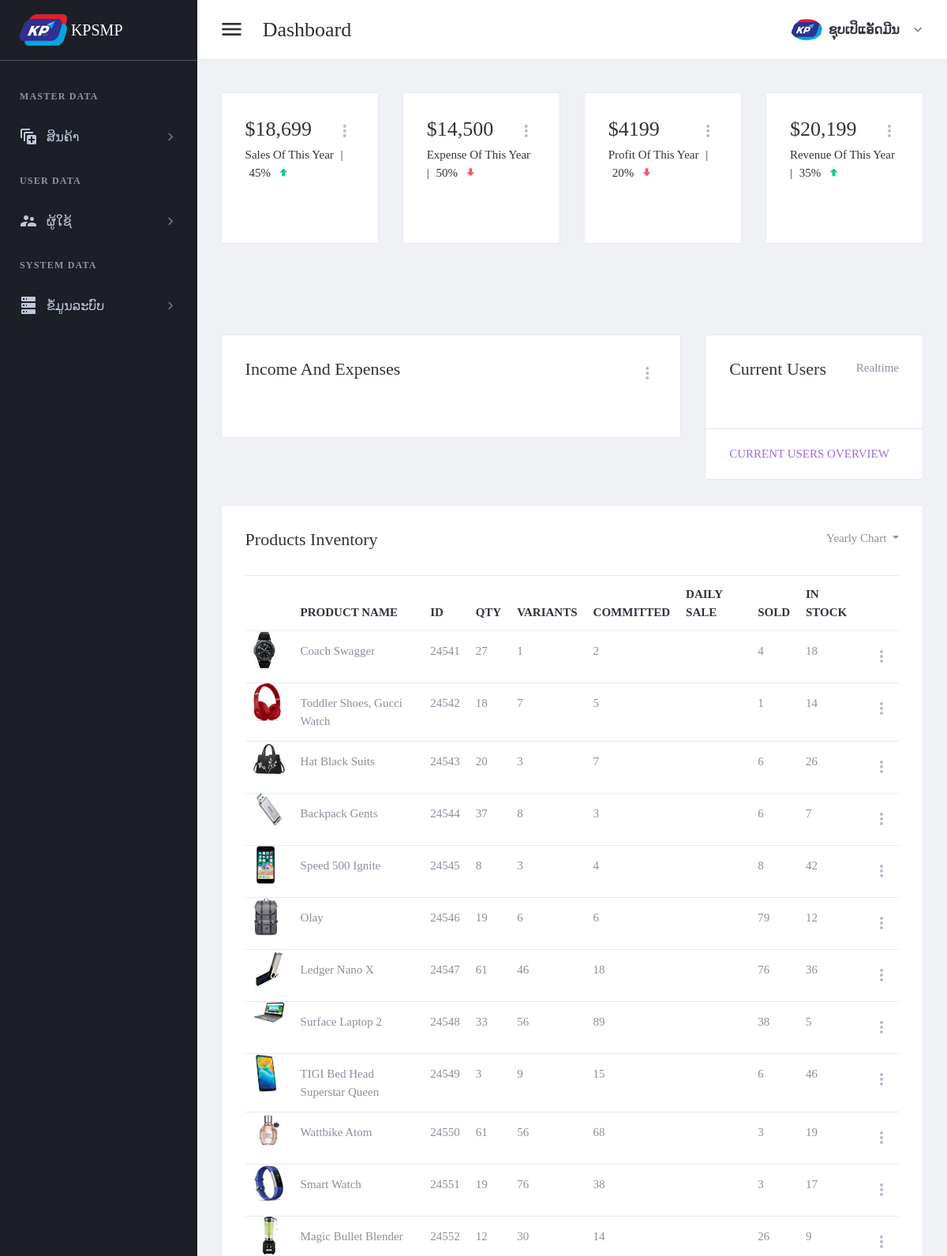
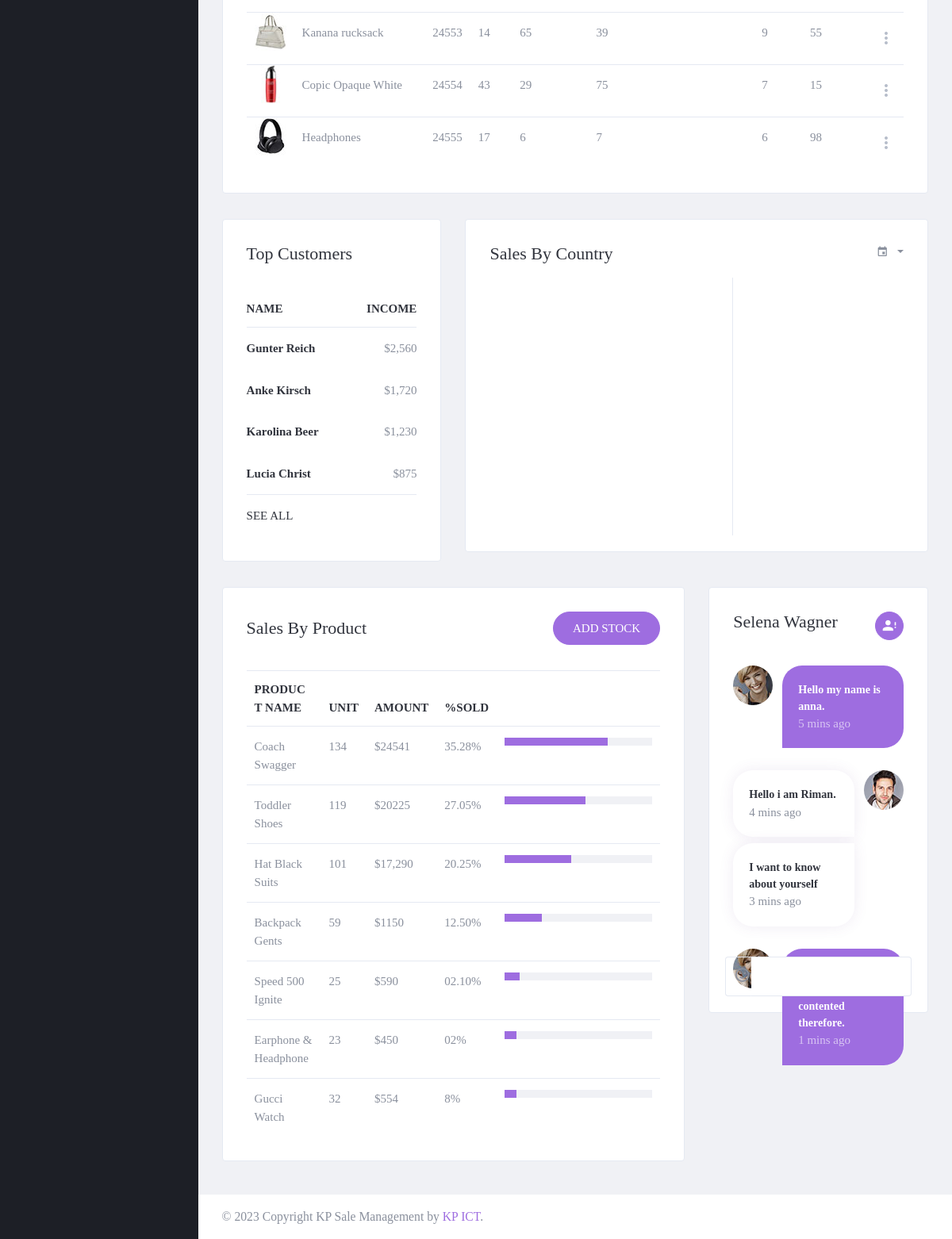
Page /page/index-old.php (signed in) on the committed database (2 pictures, top to bottom).
### tables this page shows
CREATE TABLE `tbl_header_title` (
  `ht_id` int(11) NOT NULL,
  `ht_name` varchar(300) DEFAULT NULL
);

CREATE TABLE `tbl_sub_title` (
  `st_id` int(11) NOT NULL,
  `st_name` varchar(300) DEFAULT NULL,
  `icon_code` varchar(100) DEFAULT NULL,
  `ht_id` int(11) DEFAULT NULL
);

### setting/checksession.php (called while the page is built, shortened)
<?php
	if($_SESSION['id_users'] == "" )
	{
	header("location:logout.php");
	}
	  else{
		$role_id = $_SESSION["role_id"];
	}
?>

### page/menu.php (the view, shortened to what this page needs)
<aside class="left-sidebar sidebar-dark" id="left-sidebar">
  <div id="sidebar" class="sidebar sidebar-with-footer">
    <div class="app-brand">
      <a href="index.php">
        <img src="../images/iconmenu.png" alt="Mono">
        <span class="brand-name"> KPSMP</span>
      </a>
    </div>
    <div class="sidebar-left" data-simplebar style="height: 100%;">
      <ul class="nav sidebar-inner" id="sidebar-menu">
        <?php
        $stmt = $conn->prepare(" SELECT distinct a.ht_id,ht_name
        FROM tbl_header_title a
        left join tbl_role_page b on a.ht_id = b.ht_id
        where role_id ='$role_id'
        order by  a.ht_id asc ");
        $stmt->execute();
        if ($stmt->rowCount() > 0) {
          while ($row = $stmt->fetch(PDO::FETCH_ASSOC)) {
            $ht_id = $row['ht_id'];
            $ht_name = $row['ht_name'];
        ?>
            <li class="section-title"> <?php echo "$ht_name"; ?></li>
            <?php
            $stmt1 = $conn->prepare("SELECT distinct a.st_id,st_name,role_id,icon_code
            FROM tbl_sub_title a
            left join tbl_role_page b on a.st_id = b.st_id
            where a.ht_id = '$ht_id' and role_id ='$role_id'
            order by a.st_id asc ");
            $stmt1->execute();
            if ($stmt1->rowCount() > 0) {
              while ($row1 = $stmt1->fetch(PDO::FETCH_ASSOC)) {
                $st_name = $row1['st_name'];
                $st_id = $row1['st_id'];
                $icon_code = $row1['icon_code'];
            ?>
                <li class='has-sub <?php if ($header_click == "$st_id") {  echo "active expand"; } ?>'>
                  <a class="sidenav-item-link" href="javascript:void(0)" data-toggle="collapse" data-target='#<?php echo "$st_name"; ?>' aria-expanded="false" aria-controls="<?php echo "$st_name"; ?>">
                    <i class="mdi <?php echo"$icon_code";?>"></i>
                    <span class="nav-text"> <?php echo "$st_name"; ?> </span> <b class="caret"></b>
                  </a>
              <?php
              }
            }
              ?>
                </li>
            <?php
          }
        }
            ?>
      </ul>
    </div>
  </div>
</aside>

### rows in the picture
tbl_header_title: ht_name "MASTER DATA"
tbl_sub_title: st_name "ສິນຄ້າ"
tbl_header_title: ht_name "USER DATA"
tbl_sub_title: st_name "ຜູ້ໃຊ້"
tbl_header_title: ht_name "SYSTEM DATA"
tbl_sub_title: st_name "ຂໍ້ມູນລະບົບ"

### other values in the picture
$header_name "Dashboard"
$full_name "ຊຸບເປິແອັດມີນ"
